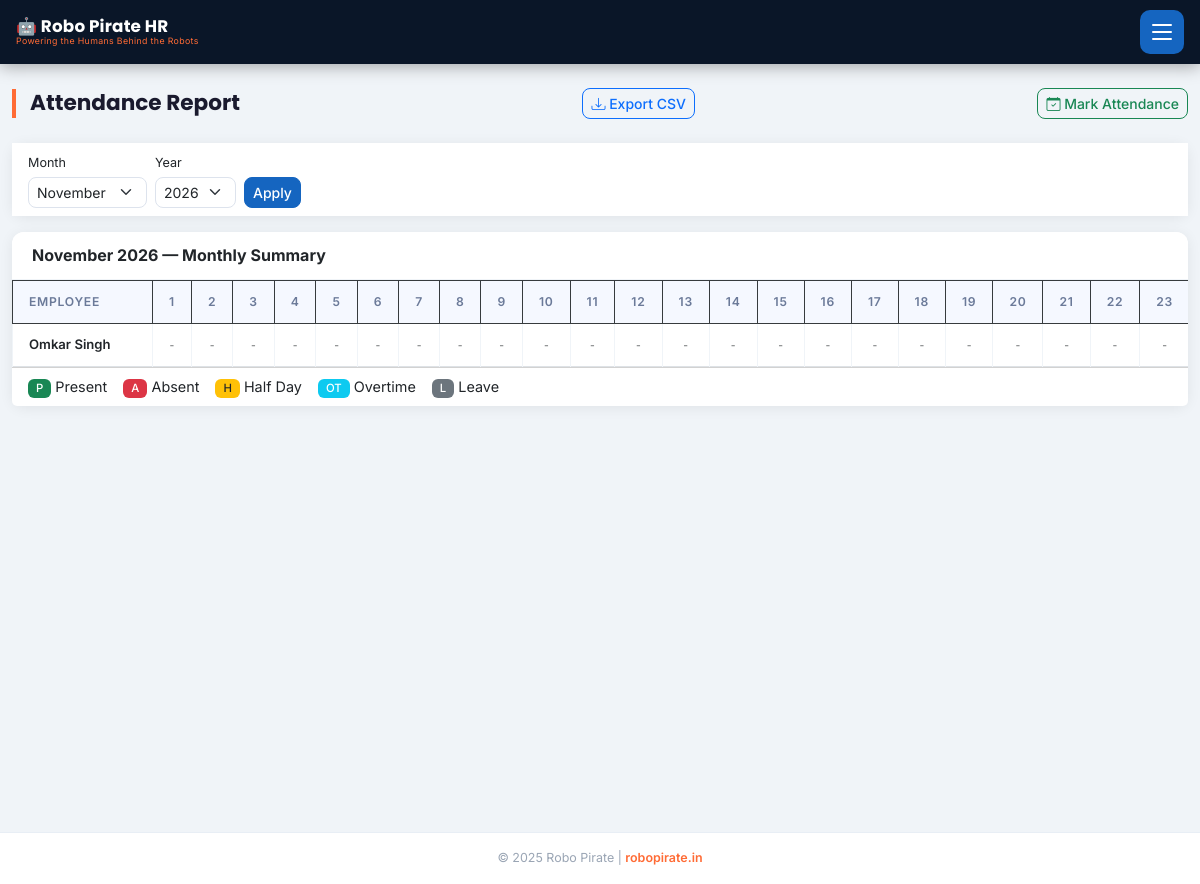
The page /attendance/report (signed in) on the database as committed earlier.
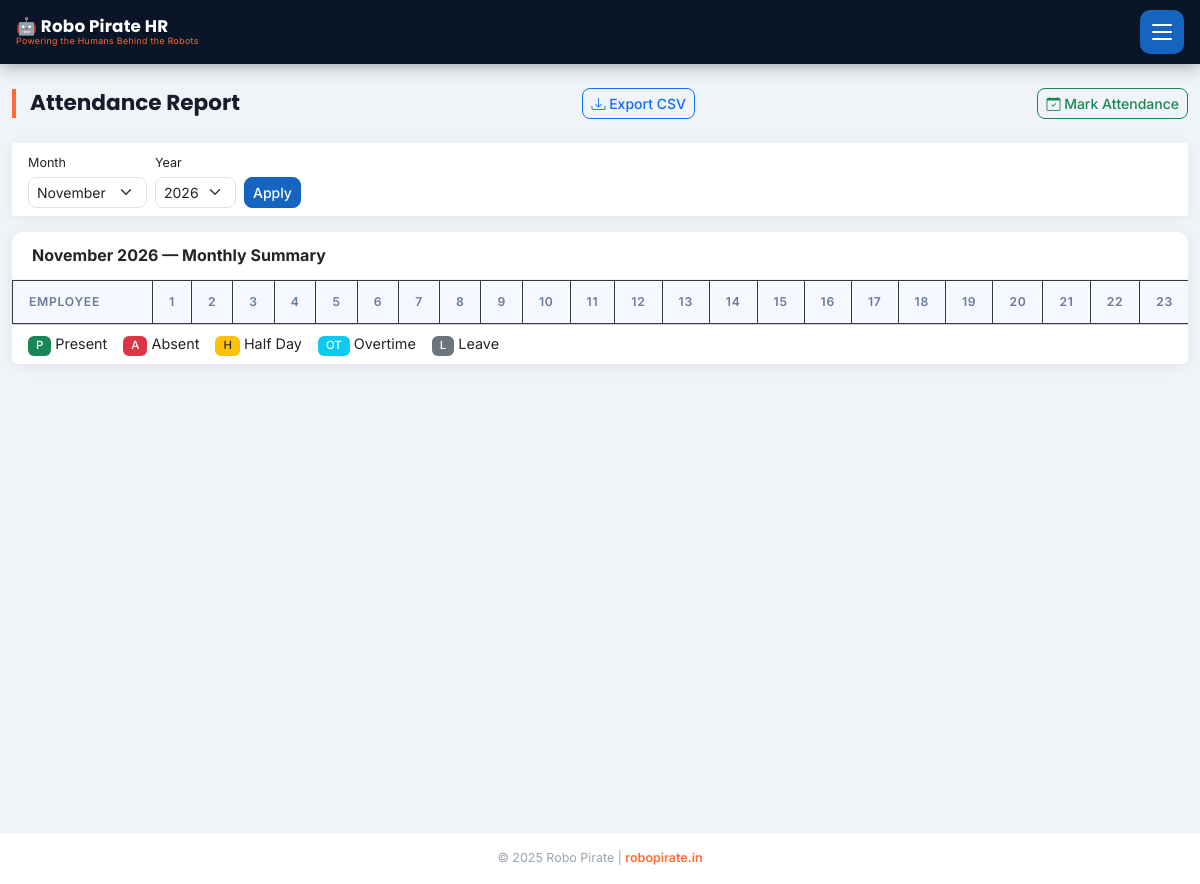
The same page on the database as committed later.
### models.py (models this page shows, shortened)
class Employee(db.Model):
    __tablename__ = 'employees'
    id = db.Column(db.Integer, primary_key=True)
    emp_id = db.Column(db.String(20), unique=True, nullable=False)
    name = db.Column(db.String(100), nullable=False)
    phone = db.Column(db.String(15), nullable=False)
    email = db.Column(db.String(120))
    department_id = db.Column(db.Integer, db.ForeignKey('departments.id'))
    designation = db.Column(db.String(100))
    basic_salary = db.Column(db.Float, default=0.0)
    joining_date = db.Column(db.Date, default=date.today)
    is_active = db.Column(db.Boolean, default=True)
    bank_name = db.Column(db.String(100))
    account_number = db.Column(db.String(30))
    ifsc_code = db.Column(db.String(20))
    pan_number = db.Column(db.String(20))
    aadhar_number = db.Column(db.String(20))
    attendances = db.relationship('Attendance', backref='employee', lazy=True)
    leaves = db.relationship('Leave', backref='employee', lazy=True)
    payrolls = db.relationship('Payroll', backref='employee', lazy=True)
    advances = db.relationship('Advance', backref='employee', lazy=True)
    schools = db.relationship('School', secondary=employee_schools, lazy=True,
                              backref=db.backref('assigned_employees', lazy=True))

### blueprints/admin.py (the view)
@bp.route('/attendance/report')
@login_required
def attendance_report():
    month = int(request.args.get('month', date.today().month))
    year = int(request.args.get('year', date.today().year))
    emps = Employee.query.filter_by(is_active=True).order_by(Employee.name).all()
    _, days_in_month = calendar.monthrange(year, month)
    report = []
    for emp in emps:
        atts = {a.date.day: a for a in Attendance.query.filter_by(employee_id=emp.id).filter(
            db.func.strftime('%Y', Attendance.date) == str(year),
            db.func.strftime('%m', Attendance.date) == f"{month:02d}"
        ).all()}
        present = sum(1 for a in atts.values() if a.status == 'present')
        half = sum(0.5 for a in atts.values() if a.status == 'half_day')
        absent = sum(1 for a in atts.values() if a.status == 'absent')
        ot = sum(a.overtime_hours or 0 for a in atts.values())
        report.append({'employee': emp, 'atts': atts, 'present': present + half, 'absent': absent, 'overtime': ot})
    return render_template('attendance/report.html', report=report, month=month, year=year,
        days_in_month=days_in_month, get_month_name=get_month_name,
        months=list(range(1, 13)), years=list(range(2020, date.today().year + 2)))

### app.py (called while the page is built)
@app.before_request
def load_persisted_config():
    global _persisted_config_loaded
    if not _persisted_config_loaded:
        persisted_key = AppConfig.get('FAST2SMS_API_KEY')
        if persisted_key:
            app.config['FAST2SMS_API_KEY'] = persisted_key
        _persisted_config_loaded = True

@login_manager.user_loader
def load_user(user_id):
    return User.query.get(int(user_id))

@app.before_request
def restrict_employee_to_portal():
    if current_user.is_authenticated and not current_user.is_admin:
        allowed = ('/portal', '/employee', '/static', '/api', '/logout')
        if request.path != '/' and not request.path.startswith(allowed):
            return redirect(url_for('portal.portal_dashboard'))

### sms_service.py (called while the page is built)
def get_month_name(month_num):
    months = [
        '', 'January', 'February', 'March', 'April', 'May', 'June',
        'July', 'August', 'September', 'October', 'November', 'December'
    ]
    return months[month_num] if 1 <= month_num <= 12 else str(month_num)

### templates/attendance/report.html (shortened to what this page needs)
{% extends 'base.html' %}
{% block content %}
<div class="container-fluid py-4">
  <div class="d-flex justify-content-between align-items-center mb-4">
    <h4 class="page-header mb-0">Attendance Report</h4>
    <a href="{{ url_for('admin.export_attendance', month=month, year=year) }}" class="btn btn-sm btn-outline-primary">
      <i class="bi bi-download"></i> Export CSV
    </a>
    <a href="{{ url_for('admin.attendance') }}" class="btn btn-sm btn-outline-success">
      <i class="bi bi-calendar-check"></i> Mark Attendance
    </a>
  </div>
  <div class="card border-0 shadow-sm mb-3">
    <div class="card-body py-2">
      <form method="GET" class="row g-2 align-items-end">
        <div class="col-auto">
          <label class="form-label small mb-1">Month</label>
          <select name="month" class="form-select form-select-sm">
            {% for m in months %}
            <option value="{{ m }}" {% if m == month %}selected{% endif %}>{{ get_month_name(m) }}</option>
            {% endfor %}
          </select>
        </div>
        <div class="col-auto">
          <label class="form-label small mb-1">Year</label>
          <select name="year" class="form-select form-select-sm">
            {% for y in years %}
            <option value="{{ y }}" {% if y == year %}selected{% endif %}>{{ y }}</option>
            {% endfor %}
          </select>
        </div>
        <div class="col-auto">
          <button type="submit" class="btn btn-primary btn-sm">Apply</button>
        </div>
      </form>
    </div>
  </div>
  <div class="card border-0 shadow-sm">
    <div class="card-header bg-white border-bottom">
      <h6 class="mb-0 fw-bold">{{ get_month_name(month) }} {{ year }} — Monthly Summary</h6>
    </div>
    <div class="card-body p-0">
      <div class="table-responsive">
        <table class="table table-sm table-bordered mb-0" style="font-size:0.82rem">
          <thead class="table-dark">
            <tr>
              <th class="sticky-col">Employee</th>
              {% for d in range(1, days_in_month + 1) %}
              <th class="text-center" style="min-width:32px">{{ d }}</th>
              {% endfor %}
            </tr>
          </thead>
          <tbody>
            {% for row in report %}
            <tr>
              <td class="fw-semibold sticky-col" style="white-space:nowrap">{{ row.employee.name }}</td>
              {% for d in range(1, days_in_month + 1) %}
              {% set att = row.atts.get(d) %}
              <td class="text-center p-1">
                {% if att %}
                  {% if att.status == 'present' %}
                    <span class="badge bg-success" style="font-size:0.65rem">P</span>
                  {% elif att.status == 'absent' %}
                    <span class="badge bg-danger" style="font-size:0.65rem">A</span>
                  {% elif att.status == 'half_day' %}
                    <span class="badge bg-warning text-dark" style="font-size:0.65rem">H</span>
                  {% elif att.status == 'overtime' %}
                    <span class="badge bg-info" style="font-size:0.65rem">OT</span>
                  {% elif att.status == 'leave' %}
                    <span class="badge bg-secondary" style="font-size:0.65rem">L</span>
                  {% elif att.status == 'holiday' %}
                    <span class="badge bg-light text-dark" style="font-size:0.65rem">H</span>
                  {% endif %}
                {% else %}
                  <span class="text-muted" style="font-size:0.65rem">-</span>
                {% endif %}
              </td>
              {% endfor %}
            </tr>
            {% endfor %}
          </tbody>
        </table>
      </div>
    </div>
    <div class="card-footer bg-white">
      <div class="d-flex gap-3 flex-wrap">
        <span><span class="badge bg-success">P</span> Present</span>
        <span><span class="badge bg-danger">A</span> Absent</span>
        <span><span class="badge bg-warning text-dark">H</span> Half Day</span>
        <span><span class="badge bg-info">OT</span> Overtime</span>
        <span><span class="badge bg-secondary">L</span> Leave</span>
      </div>
    </div>
  </div>
</div>
{% endblock %}

Rows that differ between the two databases and show on the page:
removed Employee: employee.name "Omkar Singh"
